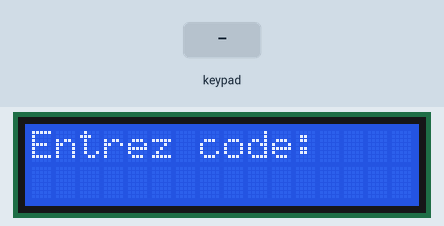
A sketch run on a simulated ESP32. Shown: 16×2 character LCD. Inputs (shaded band) come from the test bench. WiFi joins after 1.5 s; servers stay silent unless stated; what the sketch prints to the serial monitor is not drawn.

Above: at 1.6 s.
3.8 s: keypad keys 7 6 5 4 # pressed 0.4 s apart
At 6.6 s:
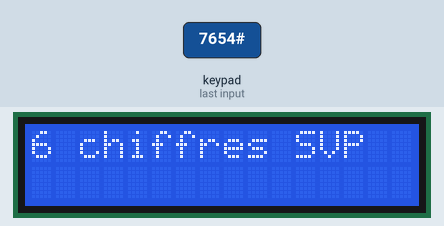
7.3 s: keypad keys 7 6 5 4 * pressed 0.4 s apart
At 9.5 s:
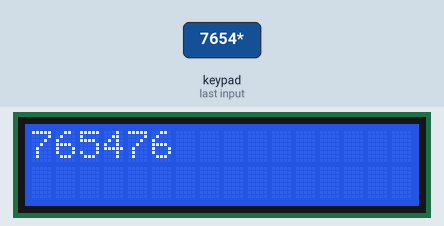
10.8 s: key '#' pressed
At 12.2 s:
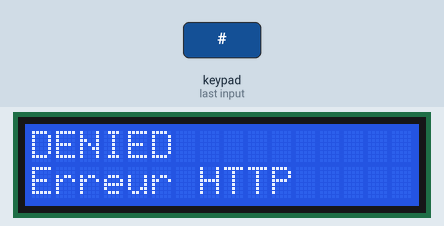
13.8 s: key '1' pressed
At 15.9 s:
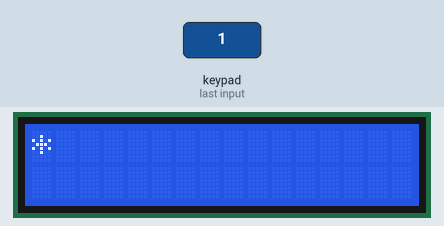
16.2 s: key '2' pressed
At 16.5 s:
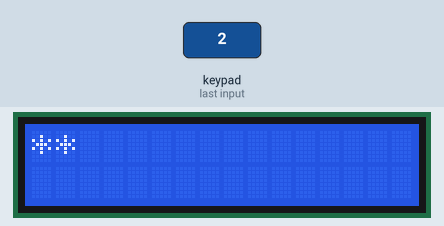
17.7 s: keypad keys 7 6 5 4 A pressed 0.4 s apart
At 19.8 s:
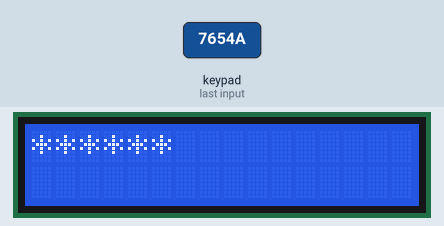
Timing chart, 0 to 21.3 s (numbered marks = the images above; inputs shaded):
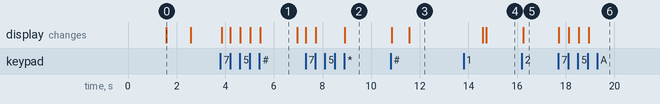

The sketch:

CodeSendToServer.ino
```cpp
#include <Wire.h>
#include <Keypad.h>
#include <Keypad_I2C.h>
#include <LiquidCrystal_I2C.h>
#include <WiFi.h>
#include <HTTPClient.h>
#include <ArduinoJson.h>

// =======================
// Paramètres WiFi & serveur
// =======================
const char* ssid = "Infinix NOTE";
const char* password = "CMUAfrica@151224##";
const String serverUrl = "http://192.168.17.77:8000/system/validate/entry/"; // Exemple d'URL

// =======================
// Configuration I2C
// =======================
#define I2C_SDA 21
#define I2C_SCL 22

// =======================
// Adresse du PCF8574 (pour le Keypad)
#define PCF8574_ADDR 0x20

// =======================
// Clavier 4x4
// =======================
const byte ROWS = 4; // 4 lignes
const byte COLS = 4; // 4 colonnes

// Mappage des touches
char keys[ROWS][COLS] = {
  {'1','2','3','A'},
  {'4','5','6','B'},
  {'7','8','9','C'},
  {'*','0','#','D'}
};

// Correspondance des pins du PCF8574 (selon ta configuration)
byte rowPins[ROWS] = {7, 6, 5, 4};   // Utilisées pour les lignes
byte colPins[COLS] = {3, 2, 1, 0};     // Utilisées pour les colonnes

// Création de l'objet Keypad_I2C
Keypad_I2C myKeypad(makeKeymap(keys), rowPins, colPins, ROWS, COLS, PCF8574_ADDR);

// =======================
// LCD I2C (adresse 0x27)
// =======================
LiquidCrystal_I2C lcd(0x27, 16, 2);  // Écran LCD 16x2

// =======================
// Variables Globales
// =======================
String userInput = "";         // Code saisi par l'utilisateur
const byte MAX_LENGTH = 6;     // Code à 6 chiffres
bool maskInput = true;         // true = affichage masqué, false = affichage clair

// Structure pour la réponse du serveur
struct ServerResponse {
  bool success;
  String message;
};

// =======================
// Fonction d'envoi du code au serveur
// =======================
ServerResponse sendCodeToServer(String code) {
  ServerResponse response;
  response.success = false;
  response.message = "Erreur";

  if(WiFi.status() == WL_CONNECTED) {
    HTTPClient http;
    String url = serverUrl + code;
    http.begin(url);
    int httpCode = http.GET();
    if(httpCode > 0) {
      String payload = http.getString();
      DynamicJsonDocument doc(200);
      DeserializationError error = deserializeJson(doc, payload);
      if (!error) {
        response.success = doc["success"];
        response.message = doc["message"].as<String>();
      } else {
        response.message = "Erreur JSON";
      }
    } else {
      response.message = "Erreur HTTP";
    }
    http.end();
  } else {
    response.message = "WiFi non connecte";
  }
  return response;
}

// =======================
// SETUP
// =======================
void setup() {
  Serial.begin(115200);

  // Connexion au WiFi
  Serial.print("Connexion au WiFi...");
  WiFi.begin(ssid, password);
  while(WiFi.status() != WL_CONNECTED) {
    delay(500);
    Serial.print(".");
  }
  Serial.println("\nWiFi connecte !");

  // Initialisation du bus I2C
  Wire.begin(I2C_SDA, I2C_SCL);

  // Initialisation du Keypad_I2C
  myKeypad.begin(makeKeymap(keys));

  // Initialisation du LCD
  lcd.init();
  lcd.backlight();
  lcd.clear();
  lcd.print("Entrez code:");
  delay(1000);
  lcd.clear();
}

// =======================
// LOOP
// =======================
void loop() {
  char key = myKeypad.getKey();

  if (key) {
    Serial.print("Touche: ");
    Serial.println(key);

    if (key == '*') {
      // Touche '*' : bascule entre affichage masqué et clair
      maskInput = !maskInput;
    }
    else if (key == 'D') {
      // Touche 'D' : suppression du dernier caractère
      if (userInput.length() > 0) {
        userInput.remove(userInput.length() - 1, 1);
      }
    }
    else if (key == 'C') {
      // Touche 'C' : efface complètement la saisie et l'écran
      userInput = "";
      lcd.clear();
      lcd.print("Entrez code:");
      return; // On quitte la boucle pour éviter une mise à jour supplémentaire
    }
    else if (key == '#') {
      // Touche '#' : validation du code
      if (userInput.length() == MAX_LENGTH) {
        lcd.clear();
        lcd.print("Envoi code...");
        // Envoi du code au serveur
        ServerResponse resp = sendCodeToServer(userInput);
        delay(500);
        // Affichage de la réponse sur le LCD
        lcd.clear();
        if (resp.success) {
          lcd.setCursor(0, 0);
          lcd.print("GRANTED");
        } else {
          lcd.setCursor(0, 0);
          lcd.print("DENIED");
        }
        lcd.setCursor(0, 1);
        lcd.print(resp.message);
        delay(3000);
        // Réinitialisation de la saisie
        userInput = "";
        maskInput = true;
        lcd.clear();
        lcd.print("Entrez code:");
      } else {
        // Code incomplet
        lcd.clear();
        lcd.print("6 chiffres SVP");
        delay(1500);
        lcd.clear();
        if (maskInput) {
          String masked = "";
          for (int i = 0; i < userInput.length(); i++) {
            masked += "*";
          }
          lcd.print(masked);
        } else {
          lcd.print(userInput);
        }
      }
    }
    // On accepte uniquement les chiffres (0-9)
    else if (key >= '0' && key <= '9') {
      if (userInput.length() < MAX_LENGTH) {
        userInput += key;
      }
    }
    // Les autres touches (A, B, etc.) sont ignorées

    // Mise à jour de l'affichage du LCD pour la saisie
    lcd.clear();
    if (maskInput) {
      String masked = "";
      for (int i = 0; i < userInput.length(); i++) {
        masked += "*";
      }
      lcd.print(masked);
    } else {
      lcd.print(userInput);
    }
  }

  delay(50);  // Anti-rebond
}
```

Measured:
- after the input at 3.8 s, the display: first changes after 0.05 s (image 1 shows a later state)
- after the input at 7.3 s, the display: first changes at once (image 2 shows a later state)
- after the input at 10.8 s, the display: first changes at once (image 3 shows a later state)
- after the input at 13.8 s, the display: first differs from a run without the input after 0.94 s (image 4)
- after the input at 16.2 s, the display: changes after 0.05 s (image 5)
- after the input at 17.7 s, the display: first changes at once (image 6 shows a later state)
- what the display in image 0 shows lasts 1.0 s, from 1.6 s to 2.6 s
